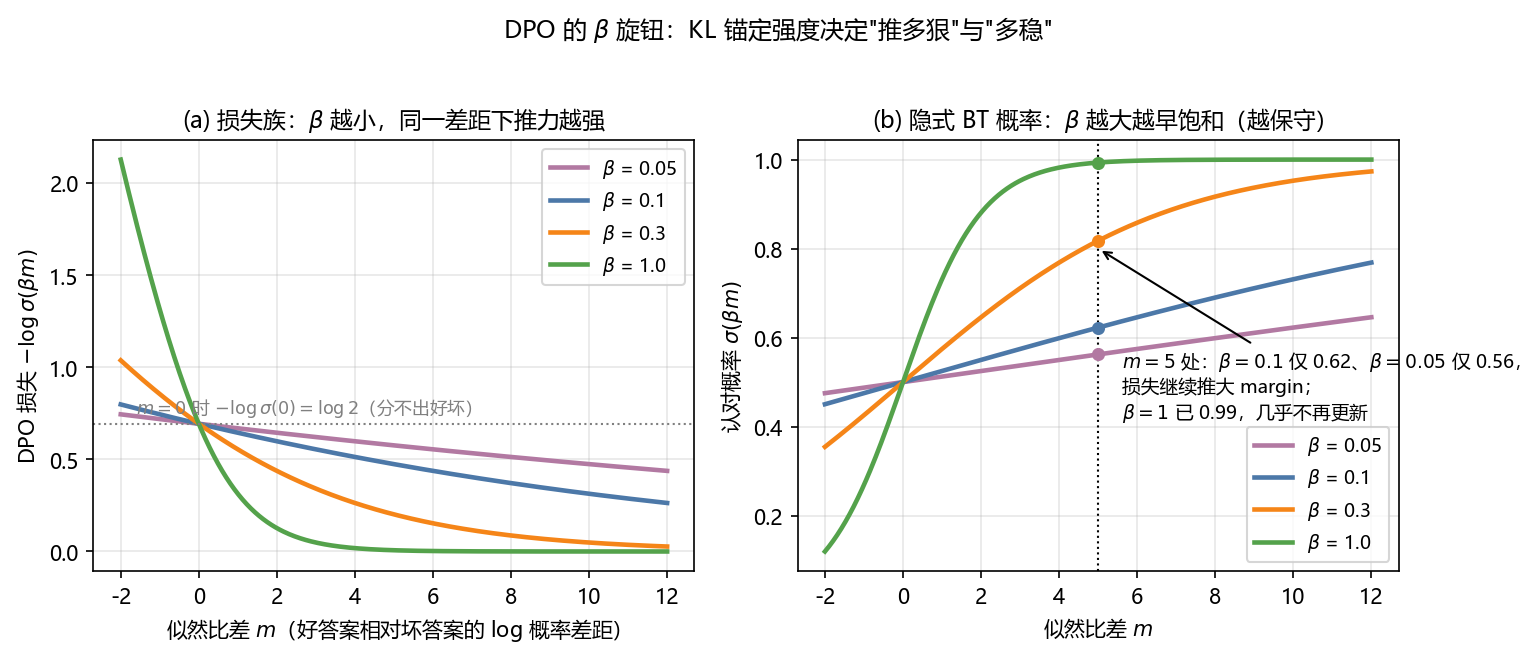

Write the Python code that produced this figure.
# -*- coding: utf-8 -*-
"""生成 14.5.1 节图：DPO 中不同 β 的损失函数族与"认对概率"。

记偏好对的似然比差（log-prob margin）为
    m = log[pi_theta(y_w)/pi_ref(y_w)] - log[pi_theta(y_l)/pi_ref(y_l)]
隐式奖励差 u = beta * m，DPO 损失 = -log sigmoid(u)。
  左图：beta 越小，同一 margin 下损失越大、梯度越强 —— "推得更狠"，KL 约束越松；
  右图：sigma(u) 是模型把 chosen 排在 rejected 之上的概率（隐式 BT 概率）。

运行：python gen_dpo_beta.py   （依赖 numpy + matplotlib）
输出：gen_dpo_beta.png
"""
import numpy as np
import matplotlib
matplotlib.use("Agg")
import matplotlib.pyplot as plt

plt.rcParams["font.sans-serif"] = ["Microsoft YaHei", "SimHei"]
plt.rcParams["axes.unicode_minus"] = False

m = np.linspace(-2, 12, 400)          # 似然比差 m
betas = [0.05, 0.1, 0.3, 1.0]
colors = ["#B279A2", "#4C78A8", "#F58518", "#54A24B"]

def dpo_loss(m, beta):
    return -np.log(1.0 / (1.0 + np.exp(-beta * m)))   # -log sigmoid(beta*m)

fig, axes = plt.subplots(1, 2, figsize=(10.5, 4.3))

ax = axes[0]
for beta, c in zip(betas, colors):
    ax.plot(m, dpo_loss(m, beta), lw=2.2, color=c, label=f"$\\beta$ = {beta}")
ax.axhline(np.log(2), color="gray", ls=":", lw=1)
ax.text(-1.6, np.log(2) + 0.06, "$m=0$ 时 $-\\log\\sigma(0)=\\log 2$（分不出好坏）", fontsize=8.5, color="gray")
ax.set_xlabel("似然比差 $m$（好答案相对坏答案的 log 概率差距）")
ax.set_ylabel("DPO 损失 $-\\log\\sigma(\\beta m)$")
ax.set_title("(a) 损失族：$\\beta$ 越小，同一差距下推力越强", fontsize=11)
ax.grid(alpha=0.3)
ax.legend(fontsize=9)

ax = axes[1]
for beta, c in zip(betas, colors):
    ax.plot(m, 1.0 / (1.0 + np.exp(-beta * m)), lw=2.2, color=c, label=f"$\\beta$ = {beta}")
    y_at_5 = 1.0 / (1.0 + np.exp(-beta * 5))
    ax.scatter([5], [y_at_5], color=c, s=28, zorder=5)
ax.axvline(5, color="k", ls=":", lw=1)
ax.annotate("$m=5$ 处：$\\beta=0.1$ 仅 0.62、$\\beta=0.05$ 仅 0.56，\n损失继续推大 margin；\n$\\beta=1$ 已 0.99，几乎不再更新",
            xy=(5, 0.8), xytext=(5.6, 0.42), fontsize=9,
            arrowprops=dict(arrowstyle="->", lw=1))
ax.set_xlabel("似然比差 $m$")
ax.set_ylabel("认对概率 $\\sigma(\\beta m)$")
ax.set_title("(b) 隐式 BT 概率：$\\beta$ 越大越早饱和（越保守）", fontsize=11)
ax.grid(alpha=0.3)
ax.legend(fontsize=9, loc="lower right")

fig.suptitle("DPO 的 $\\beta$ 旋钮：KL 锚定强度决定\"推多狠\"与\"多稳\"", fontsize=11.5, y=1.02)
fig.tight_layout()
fig.savefig("gen_dpo_beta.png", dpi=150, bbox_inches="tight")

for beta in betas:
    print(f"beta={beta:<5} m=5 时 损失={dpo_loss(5.0, beta):.3f}  认对概率={1/(1+np.exp(-beta*5)):.3f}")
print("已保存 gen_dpo_beta.png")
